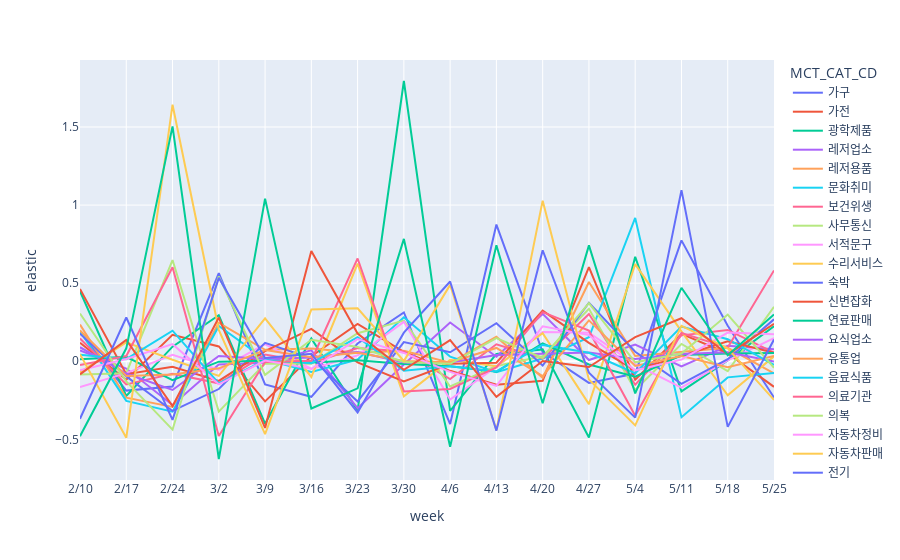

The cell this chart's notebook holds for it:
### Markdown cell above
# 코로나 분모로 안 나눈 경우

### Code cell
seoul_df = concat_elastic(data=seoul_covid_table2020, start_week=7, end_week=22)

fig = px.line(seoul_df, x="week", y="elastic", color='MCT_CAT_CD')
fig.update_layout(xaxis=dict(tickmode='array', tickvals=np.arange(0, len(test2)), ticktext=test2))
fig.show()

### Figure 1 — Plotly figure (JSON) as saved in the notebook; plotly's stock layout.template omitted (floating-point values rounded to 4 significant figures)
{"data": [{"hovertemplate": "MCT_CAT_CD=가구<br>week=%{x}<br>elastic=%{y}<extra></extra>", "legendgroup": "가구", "line": {"color": "#636efa", "dash": "solid"}, "mode": "lines", "name": "가구", "orientation": "v", "showlegend": true, "type": "scatter", "x": [7, 8, 9, 10, 11, 12, 13, 14, 15, 16, 17, 18, 19, 20, 21, 22], "xaxis": "x", "y": [0.1862, -0.1877, -0.161, 0.5647, -0.1477, -0.2276, 0.114, 0.313, -0.4018, 0.8754, 0.05907, -0.1385, -0.0785, 0.7739, 0.2277, -0.2318], "yaxis": "y"}, {"hovertemplate": "MCT_CAT_CD=가전<br>week=%{x}<br>elastic=%{y}<extra></extra>", "legendgroup": "가전", "line": {"color": "#EF553B", "dash": "solid"}, "mode": "lines", "name": "가전", "orientation": "v", "showlegend": true, "type": "scatter", "x": [7, 8, 9, 10, 11, 12, 13, 14, 15, 16, 17, 18, 19, 20, 21, 22], "xaxis": "x", "y": [0.1189, -0.1183, 0.1691, 0.09498, -0.2565, 0.03264, 0.2391, 0.06103, -0.06087, -0.1499, -0.125, 0.6021, -0.1179, 0.1757, 0.04995, -0.1634], "yaxis": "y"}, {"hovertemplate": "MCT_CAT_CD=광학제품<br>week=%{x}<br>elastic=%{y}<extra></extra>", "legendgroup": "광학제품", "line": {"color": "#00cc96", "dash": "solid"}, "mode": "lines", "name": "광학제품", "orientation": "v", "showlegend": true, "type": "scatter", "x": [7, 8, 9, 10, 11, 12, 13, 14, 15, 16, 17, 18, 19, 20, 21, 22], "xaxis": "x", "y": [0.4485, -0.2212, 0.09357, 0.295, -0.3994, 0.1455, -0.3151, 1.794, -0.3169, 0.04746, 0.07615, -0.488, 0.6686, -0.1927, 0.006198, 0.2247], "yaxis": "y"}, {"hovertemplate": "MCT_CAT_CD=레저업소<br>week=%{x}<br>elastic=%{y}<extra></extra>", "legendgroup": "레저업소", "line": {"color": "#ab63fa", "dash": "solid"}, "mode": "lines", "name": "레저업소", "orientation": "v", "showlegend": true, "type": "scatter", "x": [7, 8, 9, 10, 11, 12, 13, 14, 15, 16, 17, 18, 19, 20, 21, 22], "xaxis": "x", "y": [0.0695, -0.04645, -0.2793, -0.02072, -0.009641, 0.06982, -0.3004, -0.02113, 0.2488, 0.02878, 0.3034, 0.007947, 0.1069, -0.03339, 0.09878, 0.07643], "yaxis": "y"}, {"hovertemplate": "MCT_CAT_CD=레저용품<br>week=%{x}<br>elastic=%{y}<extra></extra>", "legendgroup": "레저용품", "line": {"color": "#FFA15A", "dash": "solid"}, "mode": "lines", "name": "레저용품", "orientation": "v", "showlegend": true, "type": "scatter", "x": [7, 8, 9, 10, 11, 12, 13, 14, 15, 16, 17, 18, 19, 20, 21, 22], "xaxis": "x", "y": [0.2348, -0.2329, -0.2919, 0.246, 0.07367, 0.08249, 0.05538, 0.06736, -0.009476, 0.1571, -0.1059, 0.5076, 0.03343, 0.06134, 0.08631, -0.07671], "yaxis": "y"}, {"hovertemplate": "MCT_CAT_CD=문화취미<br>week=%{x}<br>elastic=%{y}<extra></extra>", "legendgroup": "문화취미", "line": {"color": "#19d3f3", "dash": "solid"}, "mode": "lines", "name": "문화취미", "orientation": "v", "showlegend": true, "type": "scatter", "x": [7, 8, 9, 10, 11, 12, 13, 14, 15, 16, 17, 18, 19, 20, 21, 22], "xaxis": "x", "y": [0.1946, -0.2536, -0.3221, 0.2261, 0.01294, -0.06773, 0.01094, 0.2813, 0.03019, -0.07022, 0.01739, 0.1537, 0.9176, -0.3579, -0.1029, -0.07456], "yaxis": "y"}, {"hovertemplate": "MCT_CAT_CD=보건위생<br>week=%{x}<br>elastic=%{y}<extra></extra>", "legendgroup": "보건위생", "line": {"color": "#FF6692", "dash": "solid"}, "mode": "lines", "name": "보건위생", "orientation": "v", "showlegend": true, "type": "scatter", "x": [7, 8, 9, 10, 11, 12, 13, 14, 15, 16, 17, 18, 19, 20, 21, 22], "xaxis": "x", "y": [0.1457, -0.148, -0.07976, -0.141, 0.04278, -0.009987, 0.08435, 0.06345, -0.114, 0.109, 0.01661, 0.3027, -0.1499, 0.1661, 0.2006, 0.0561], "yaxis": "y"}, {"hovertemplate": "MCT_CAT_CD=사무통신<br>week=%{x}<br>elastic=%{y}<extra></extra>", "legendgroup": "사무통신", "line": {"color": "#B6E880", "dash": "solid"}, "mode": "lines", "name": "사무통신", "orientation": "v", "showlegend": true, "type": "scatter", "x": [7, 8, 9, 10, 11, 12, 13, 14, 15, 16, 17, 18, 19, 20, 21, 22], "xaxis": "x", "y": [-0.08398, -0.0763, 0.648, -0.3218, -0.01423, -0.01566, 0.1796, 0.2606, -0.1614, -0.03016, 0.03193, 0.3359, -0.1839, 0.1109, -0.06317, 0.3492], "yaxis": "y"}, {"hovertemplate": "MCT_CAT_CD=서적문구<br>week=%{x}<br>elastic=%{y}<extra></extra>", "legendgroup": "서적문구", "line": {"color": "#FF97FF", "dash": "solid"}, "mode": "lines", "name": "서적문구", "orientation": "v", "showlegend": true, "type": "scatter", "x": [7, 8, 9, 10, 11, 12, 13, 14, 15, 16, 17, 18, 19, 20, 21, 22], "xaxis": "x", "y": [-0.1647, -0.07585, 0.04143, -0.05368, 0.1104, -0.0486, 0.03798, 0.2527, -0.2443, -0.03488, 0.188, 0.1827, -0.01958, -0.1679, 0.005831, 0.1484], "yaxis": "y"}, {"hovertemplate": "MCT_CAT_CD=수리서비스<br>week=%{x}<br>elastic=%{y}<extra></extra>", "legendgroup": "수리서비스", "line": {"color": "#FECB52", "dash": "solid"}, "mode": "lines", "name": "수리서비스", "orientation": "v", "showlegend": true, "type": "scatter", "x": [7, 8, 9, 10, 11, 12, 13, 14, 15, 16, 17, 18, 19, 20, 21, 22], "xaxis": "x", "y": [-0.06985, 0.1213, 0.01026, -0.09311, 0.2753, -0.1002, 0.6253, -0.2239, 0.009169, -0.03179, 0.1802, -0.2743, 0.6221, 0.1914, -0.2172, 0.03163], "yaxis": "y"}, {"hovertemplate": "MCT_CAT_CD=숙박<br>week=%{x}<br>elastic=%{y}<extra></extra>", "legendgroup": "숙박", "line": {"color": "#636efa", "dash": "solid"}, "mode": "lines", "name": "숙박", "orientation": "v", "showlegend": true, "type": "scatter", "x": [7, 8, 9, 10, 11, 12, 13, 14, 15, 16, 17, 18, 19, 20, 21, 22], "xaxis": "x", "y": [0.1763, -0.0965, -0.3179, -0.1776, 0.118, 0.01897, -0.2571, 0.1229, 0.05771, 0.2442, -0.02721, 0.3749, 0.06096, -0.1441, 0.01356, 0.2685], "yaxis": "y"}, {"hovertemplate": "MCT_CAT_CD=신변잡화<br>week=%{x}<br>elastic=%{y}<extra></extra>", "legendgroup": "신변잡화", "line": {"color": "#EF553B", "dash": "solid"}, "mode": "lines", "name": "신변잡화", "orientation": "v", "showlegend": true, "type": "scatter", "x": [7, 8, 9, 10, 11, 12, 13, 14, 15, 16, 17, 18, 19, 20, 21, 22], "xaxis": "x", "y": [0.4631, -0.08243, -0.03457, -0.1257, 0.06475, 0.207, -0.006729, -0.1296, -0.01569, -0.008832, 0.3244, 0.1178, -0.05862, 0.03694, 0.1277, 0.05509], "yaxis": "y"}, {"hovertemplate": "MCT_CAT_CD=연료판매<br>week=%{x}<br>elastic=%{y}<extra></extra>", "legendgroup": "연료판매", "line": {"color": "#00cc96", "dash": "solid"}, "mode": "lines", "name": "연료판매", "orientation": "v", "showlegend": true, "type": "scatter", "x": [7, 8, 9, 10, 11, 12, 13, 14, 15, 16, 17, 18, 19, 20, 21, 22], "xaxis": "x", "y": [0.01299, 0.02831, -0.1211, -0.002461, 0.003602, -0.007162, 0.006104, -0.01762, -0.03237, -0.06722, 0.1143, -0.02059, -0.09836, 0.04047, 0.04922, 0.05306], "yaxis": "y"}, {"hovertemplate": "MCT_CAT_CD=요식업소<br>week=%{x}<br>elastic=%{y}<extra></extra>", "legendgroup": "요식업소", "line": {"color": "#ab63fa", "dash": "solid"}, "mode": "lines", "name": "요식업소", "orientation": "v", "showlegend": true, "type": "scatter", "x": [7, 8, 9, 10, 11, 12, 13, 14, 15, 16, 17, 18, 19, 20, 21, 22], "xaxis": "x", "y": [0.09001, -0.07814, -0.1835, 0.03408, 0.01479, 0.02377, 0.05939, -0.007524, -0.007765, 0.04037, 0.04802, 0.05635, 0.01552, 0.04742, 0.05809, -0.00123], "yaxis": "y"}, {"hovertemplate": "MCT_CAT_CD=유통업<br>week=%{x}<br>elastic=%{y}<extra></extra>", "legendgroup": "유통업", "line": {"color": "#FFA15A", "dash": "solid"}, "mode": "lines", "name": "유통업", "orientation": "v", "showlegend": true, "type": "scatter", "x": [7, 8, 9, 10, 11, 12, 13, 14, 15, 16, 17, 18, 19, 20, 21, 22], "xaxis": "x", "y": [0.1968, -0.09347, -0.08414, -0.04512, 0.07167, 0.02614, 0.05532, 0.001883, -0.005932, 0.08537, -0.0949, 0.262, -0.03008, 0.03447, -0.03753, 0.03414], "yaxis": "y"}, {"hovertemplate": "MCT_CAT_CD=음료식품<br>week=%{x}<br>elastic=%{y}<extra></extra>", "legendgroup": "음료식품", "line": {"color": "#19d3f3", "dash": "solid"}, "mode": "lines", "name": "음료식품", "orientation": "v", "showlegend": true, "type": "scatter", "x": [7, 8, 9, 10, 11, 12, 13, 14, 15, 16, 17, 18, 19, 20, 21, 22], "xaxis": "x", "y": [0.04197, 0.01378, 0.196, -0.142, 0.007675, -0.01236, 0.1546, -0.0604, -0.03207, -0.06455, 0.1049, 0.0548, -0.07674, 0.2223, 0.1416, -0.02318], "yaxis": "y"}, {"hovertemplate": "MCT_CAT_CD=의료기관<br>week=%{x}<br>elastic=%{y}<extra></extra>", "legendgroup": "의료기관", "line": {"color": "#FF6692", "dash": "solid"}, "mode": "lines", "name": "의료기관", "orientation": "v", "showlegend": true, "type": "scatter", "x": [7, 8, 9, 10, 11, 12, 13, 14, 15, 16, 17, 18, 19, 20, 21, 22], "xaxis": "x", "y": [-0.02403, 0.03338, 0.6025, -0.4781, -0.003906, 0.00407, 0.6583, -0.1929, -0.1771, -0.03894, 0.3149, 0.1962, -0.3481, 0.1814, 0.08748, 0.5819], "yaxis": "y"}, {"hovertemplate": "MCT_CAT_CD=의복<br>week=%{x}<br>elastic=%{y}<extra></extra>", "legendgroup": "의복", "line": {"color": "#B6E880", "dash": "solid"}, "mode": "lines", "name": "의복", "orientation": "v", "showlegend": true, "type": "scatter", "x": [7, 8, 9, 10, 11, 12, 13, 14, 15, 16, 17, 18, 19, 20, 21, 22], "xaxis": "x", "y": [0.306, -0.1288, -0.4378, 0.544, -0.08675, 0.1377, 0.0909, -0.004475, -0.01631, 0.1489, 0.02118, 0.3726, -0.006318, 0.04938, 0.2991, -0.0417], "yaxis": "y"}, {"hovertemplate": "MCT_CAT_CD=자동차정비<br>week=%{x}<br>elastic=%{y}<extra></extra>", "legendgroup": "자동차정비", "line": {"color": "#FF97FF", "dash": "solid"}, "mode": "lines", "name": "자동차정비", "orientation": "v", "showlegend": true, "type": "scatter", "x": [7, 8, 9, 10, 11, 12, 13, 14, 15, 16, 17, 18, 19, 20, 21, 22], "xaxis": "x", "y": [-0.05794, 0.01436, 0.1098, -0.1472, 0.004931, -0.04753, 0.142, 0.05348, -0.06765, -0.1568, 0.2235, 0.1676, -0.05768, 0.01042, 0.1842, 0.1723], "yaxis": "y"}, {"hovertemplate": "MCT_CAT_CD=자동차판매<br>week=%{x}<br>elastic=%{y}<extra></extra>", "legendgroup": "자동차판매", "line": {"color": "#FECB52", "dash": "solid"}, "mode": "lines", "name": "자동차판매", "orientation": "v", "showlegend": true, "type": "scatter", "x": [7, 8, 9, 10, 11, 12, 13, 14, 15, 16, 17, 18, 19, 20, 21, 22], "xaxis": "x", "y": [0.0451, -0.4901, 1.642, 0.2015, -0.4665, 0.3313, 0.3393, 0.001738, 0.4892, -0.4417, 1.028, -0.1165, -0.4102, 0.2265, 0.08233, -0.2474], "yaxis": "y"}, {"hovertemplate": "MCT_CAT_CD=전기<br>week=%{x}<br>elastic=%{y}<extra></extra>", "legendgroup": "전기", "line": {"color": "#636efa", "dash": "solid"}, "mode": "lines", "name": "전기", "orientation": "v", "showlegend": true, "type": "scatter", "x": [7, 8, 9, 10, 11, 12, 13, 14, 15, 16, 17, 18, 19, 20, 21, 22], "xaxis": "x", "y": [-0.368, 0.2802, -0.3754, 0.5342, 0.02163, 0.04778, -0.3275, 0.1833, 0.5109, -0.4436, 0.711, -0.07315, -0.3605, 1.096, -0.4197, 0.1394], "yaxis": "y"}, {"hovertemplate": "MCT_CAT_CD=주방용구<br>week=%{x}<br>elastic=%{y}<extra></extra>", "legendgroup": "주방용구", "line": {"color": "#EF553B", "dash": "solid"}, "mode": "lines", "name": "주방용구", "orientation": "v", "showlegend": true, "type": "scatter", "x": [7, 8, 9, 10, 11, 12, 13, 14, 15, 16, 17, 18, 19, 20, 21, 22], "xaxis": "x", "y": [-0.08361, 0.137, -0.2873, 0.2798, -0.4267, 0.7059, 0.1773, -0.05454, 0.1358, -0.2277, 0.001405, -0.03665, 0.1545, 0.2758, 0.04401, 0.2402], "yaxis": "y"}, {"hovertemplate": "MCT_CAT_CD=직물<br>week=%{x}<br>elastic=%{y}<extra></extra>", "legendgroup": "직물", "line": {"color": "#00cc96", "dash": "solid"}, "mode": "lines", "name": "직물", "orientation": "v", "showlegend": true, "type": "scatter", "x": [7, 8, 9, 10, 11, 12, 13, 14, 15, 16, 17, 18, 19, 20, 21, 22], "xaxis": "x", "y": [-0.4798, 0.08293, 1.504, -0.6255, 1.041, -0.3021, -0.173, 0.7835, -0.5476, 0.7426, -0.2682, 0.7422, -0.2057, 0.4706, 0.03849, 0.3001], "yaxis": "y"}], "layout": {"legend": {"title": {"text": "MCT_CAT_CD"}, "tracegroupgap": 0}, "margin": {"t": 60}, "xaxis": {"anchor": "y", "domain": [0, 1], "tickmode": "array", "ticktext": ["12/23", "12/30", "1/6", "1/13", "1/20", "1/27", "2/3", "2/10", "2/17", "2/24", "3/2", "3/9", "3/16", "3/23", "3/30", "4/6", "4/13", "4/20", "4/27", "5/4", "5/11", "5/18", "5/25", "6/1", "6/8", "6/15", "6/22", "6/29", "7/6", "7/13", "7/20", "7/27", "8/3", "8/10", "8/17", "8/24", "8/31", "9/7", "9/14", "9/21", "9/28", "10/5", "10/12", "10/19", "10/26", "11/2", "11/9", "11/16", "11/23", "11/30", "12/7", "12/14"], "tickvals": [0, 1, 2, 3, 4, 5, 6, 7, 8, 9, 10, 11, 12, 13, 14, 15, 16, 17, 18, 19, 20, 21, 22, 23, 24, 25, 26, 27, 28, 29, 30, 31, 32, 33, 34, 35, 36, 37, 38, 39, 40, 41, 42, 43, 44, 45, 46, 47, 48, 49, 50, 51], "title": {"text": "week"}}, "yaxis": {"anchor": "x", "domain": [0, 1], "title": {"text": "elastic"}}}}
